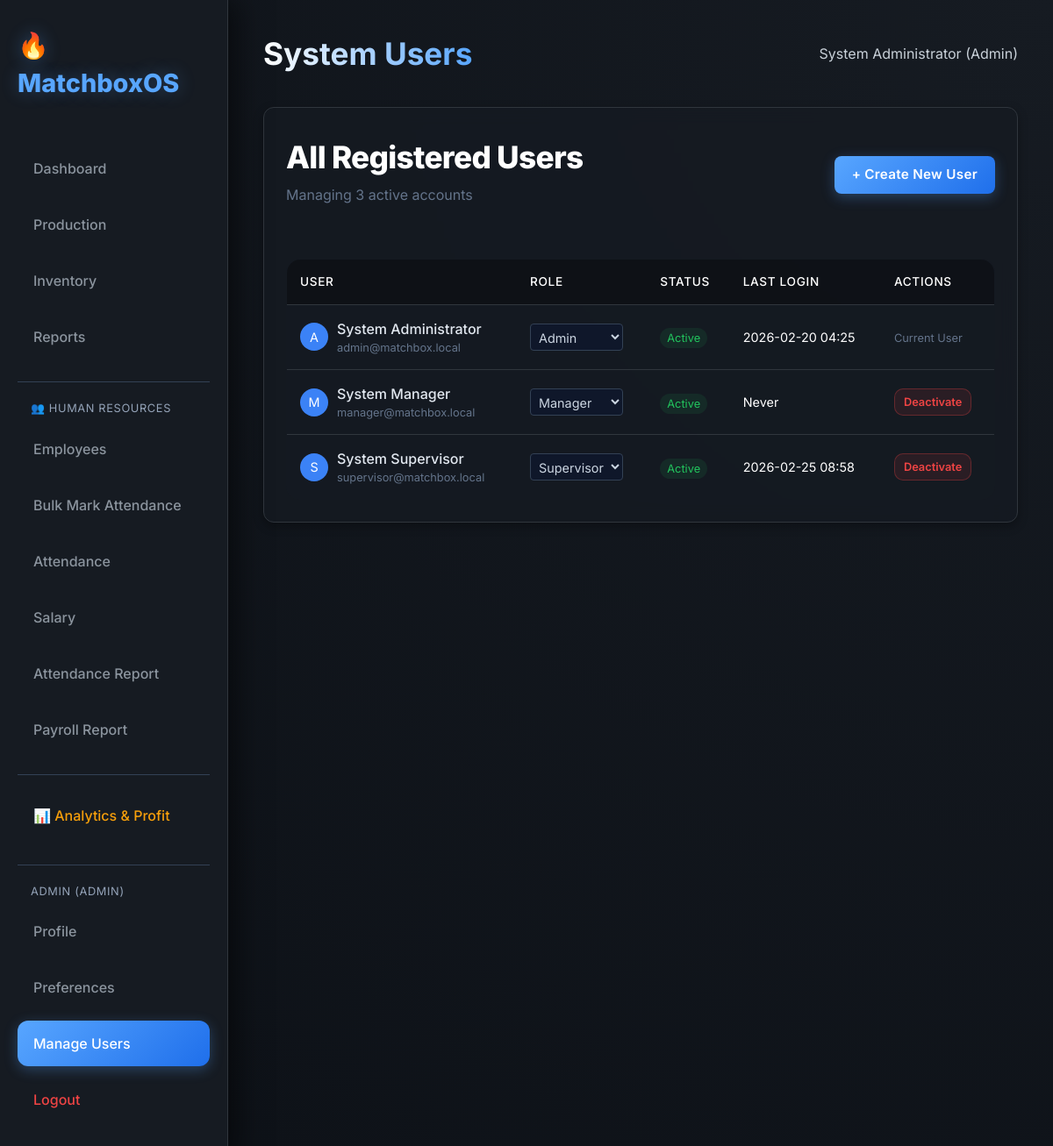
/auth/users (signed in), run on an earlier commit of the app's database.
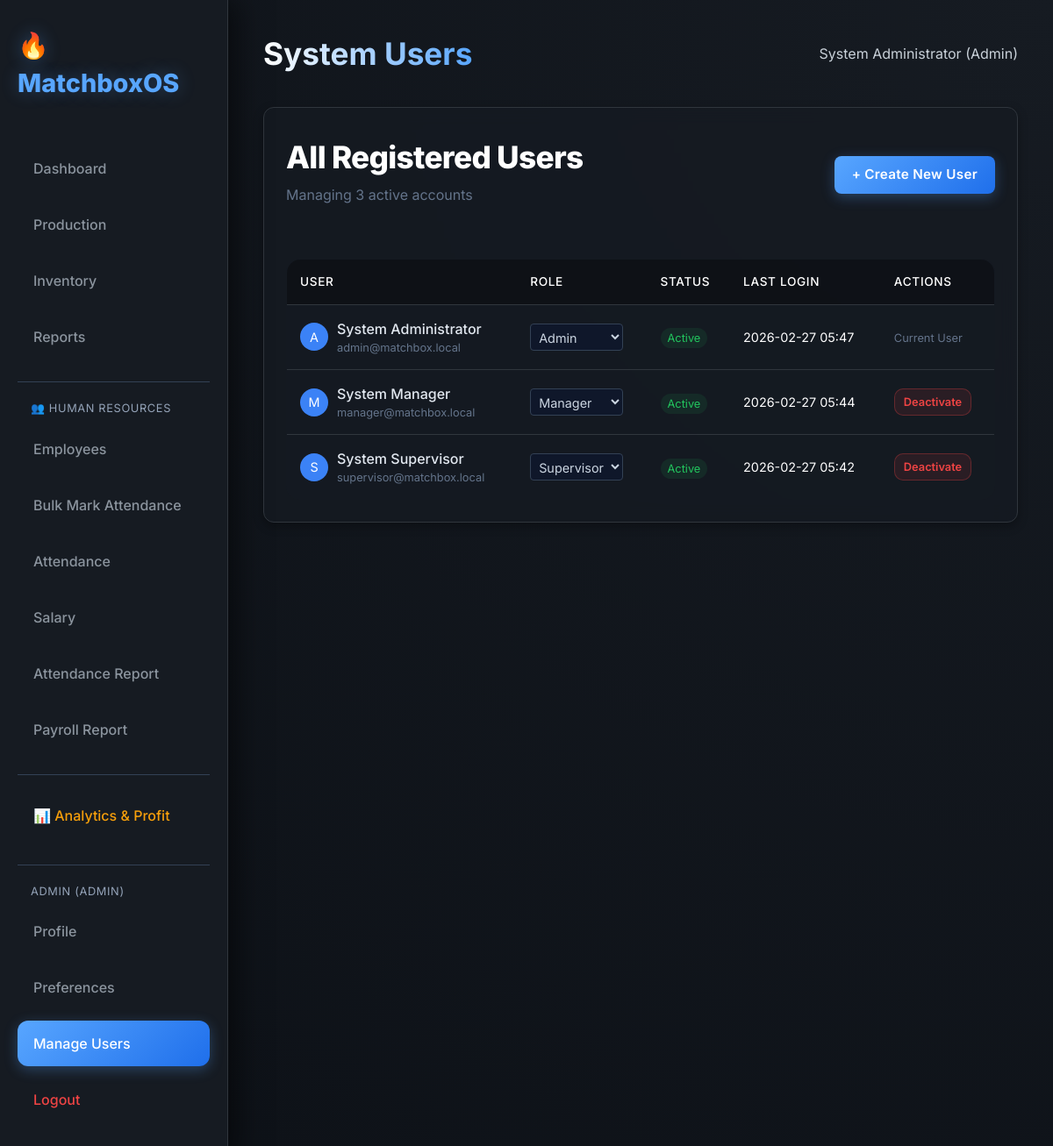
And on a later commit of the database.
### Payroll/auth_models.py (models this page shows, shortened)
class User(UserMixin, db.Model):
    __tablename__ = 'user'
    id = db.Column(db.Integer, primary_key=True)
    username = db.Column(db.String(80), unique=True, nullable=False, index=True)
    email = db.Column(db.String(120), unique=True, nullable=False, index=True)
    password_hash = db.Column(db.String(255), nullable=False)
    full_name = db.Column(db.String(100))
    role = db.Column(db.String(20), default='operator')  # admin, operator, viewer
    is_active = db.Column(db.Boolean, default=True)
    created_at = db.Column(db.DateTime, default=datetime.datetime.utcnow)
    last_login = db.Column(db.DateTime)
    def has_permission(self, permission):
        permissions = {
            'admin': ['view', 'create', 'edit', 'delete', 'manage_users', 'reports', 'analytics'],
            'manager': ['view', 'create', 'edit', 'reports'],
            'supervisor': ['view', 'create'],
            'operator': ['view', 'create', 'edit'],
            'viewer': ['view']
        }
        return permission in permissions.get(self.role, [])

### Payroll/auth_routes.py (the view)
@auth_bp.route('/users')
@login_required
def users():
    if not current_user.has_permission('manage_users'):
        flash('You do not have permission to access this page.', 'danger')
        return redirect(url_for('main.dashboard'))
    all_users = User.query.all()
    return render_template('auth/users.html', users=all_users)

### Payroll/app.py (called while the page is built)
@login_manager.user_loader
def load_user(user_id):
    return User.query.get(int(user_id))

### Payroll/templates/auth/users.html (shortened to what the changed rows need)
{% extends "base.html" %}
{% block header %}System Users{% endblock %}
{% block content %}
<div class="card">
    <div style="overflow-x: auto;">
        <table style="width: 100%; border-collapse: collapse;">
            <thead>
                <tr style="text-align: left; border-bottom: 1px solid #334155;">
                    <th style="padding: 15px; color: #94a3b8; font-weight: 500;">User</th>
                    <th style="padding: 15px; color: #94a3b8; font-weight: 500;">Role</th>
                    <th style="padding: 15px; color: #94a3b8; font-weight: 500;">Status</th>
                    <th style="padding: 15px; color: #94a3b8; font-weight: 500;">Last Login</th>
                    <th style="padding: 15px; color: #94a3b8; font-weight: 500;">Actions</th>
                </tr>
            </thead>
            <tbody>
                {% for user in users %}
                <tr style="border-bottom: 1px solid #1e293b;">
                    <td style="padding: 15px;">
                        <div style="display: flex; align-items: center; gap: 10px;">
                            <div
                                style="width: 32px; height: 32px; background: #3b82f6; border-radius: 50%; display: flex; align-items: center; justify-content: center; font-size: 0.9rem; color: white;">
                                {{ user.username[0]|upper }}
                            </div>
                            <div>
                                <div style="font-weight: 500; color: #e2e8f0;">{{ user.full_name }}</div>
                                <div style="font-size: 0.8rem; color: #64748b;">{{ user.email }}</div>
                            </div>
                        </div>
                    </td>
                    <td style="padding: 15px;">
                        <form method="POST" action="{{ url_for('auth.change_user_role', user_id=user.id) }}"
                            style="display: inline;">
                            <select name="role" onchange="this.form.submit()" {% if user.id==current_user.id
                                %}disabled{% endif %}
                                style="background: #0f172a; border: 1px solid #334155; color: #cbd5e1; padding: 5px; border-radius: 4px; font-size: 0.9rem;">
                                <option value="admin" {% if user.role=='admin' %}selected{% endif %}>Admin</option>
                                <option value="manager" {% if user.role=='manager' %}selected{% endif %}>Manager
                                </option>
                                <option value="supervisor" {% if user.role=='supervisor' %}selected{% endif %}>
                                    Supervisor</option>
                            </select>
                        </form>
                    </td>
                    <td style="padding: 15px;">
                        {% if user.is_active %}
                        <span
                            style="background: rgba(34, 197, 94, 0.1); color: #22c55e; padding: 4px 8px; border-radius: 12px; font-size: 0.8rem;">Active</span>
                        {% else %}
                        <span
                            style="background: rgba(239, 68, 68, 0.1); color: #ef4444; padding: 4px 8px; border-radius: 12px; font-size: 0.8rem;">Inactive</span>
                        {% endif %}
                    </td>
                    <td style="padding: 15px; color: #94a3b8; font-size: 0.9rem;">
                        {{ user.last_login.strftime('%Y-%m-%d %H:%M') if user.last_login else 'Never' }}
                    </td>
                    <td style="padding: 15px;">
                        {% if user.id != current_user.id %}
                        <form method="POST" action="{{ url_for('auth.toggle_user_active', user_id=user.id) }}"
                            style="display: inline;">
                            {% if user.is_active %}
                            <button type="submit" class="btn btn-sm btn-danger"
                                style="padding: 5px 10px; font-size: 0.8rem; background: rgba(239, 68, 68, 0.1); color: #ef4444; border: 1px solid rgba(239, 68, 68, 0.3);">
                                Deactivate
                            </button>
                            {% else %}
                            <button type="submit" class="btn btn-sm btn-success"
                                style="padding: 5px 10px; font-size: 0.8rem; background: rgba(34, 197, 94, 0.1); color: #22c55e; border: 1px solid rgba(34, 197, 94, 0.3);">
                                Activate
                            </button>
                            {% endif %}
                        </form>
                        {% else %}
                        <span style="color: #64748b; font-size: 0.8rem;">Current User</span>
                        {% endif %}
                    </td>
                </tr>
                {% endfor %}
            </tbody>
        </table>
    </div>
</div>
{% endblock %}

### Payroll/templates/base.html (shortened to what the changed rows need)
<!DOCTYPE html>
<html lang="en">
<head>
    <link href="https://cdn.jsdelivr.net/npm/bootstrap@5.3.0/dist/css/bootstrap.min.css" rel="stylesheet">
    <link rel="stylesheet" href="https://cdnjs.cloudflare.com/ajax/libs/font-awesome/6.4.0/css/all.min.css">
    <link rel="stylesheet" href="{{ url_for('static', filename='css/style.css') }}?v=999999">
</head>
<body>
    <div class="sidebar">
        <nav>
            <div style="margin-top: 30px; border-top: 1px solid #334155; padding-top: 20px;">
                {% if current_user.is_authenticated %}
                <div
                    style="color: #94a3b8; font-size: 0.8rem; padding: 0 15px 10px; text-transform: uppercase; letter-spacing: 0.05em;">
                    {{ current_user.username }} ({{ current_user.role }})
                </div>
                <a href="{{ url_for('auth.profile') }}"
                    class="nav-link {% if request.endpoint == 'auth.profile' %}active{% endif %}">Profile</a>
                <a href="{{ url_for('auth.preferences') }}"
                    class="nav-link {% if request.endpoint == 'auth.preferences' %}active{% endif %}">Preferences</a>
                {% if current_user.has_permission('manage_users') %}
                <a href="{{ url_for('auth.users') }}"
                    class="nav-link {% if request.endpoint == 'auth.users' %}active{% endif %}">Manage Users</a>
                {% endif %}
                <a href="{{ url_for('auth.logout') }}" class="nav-link" style="color: #ef4444;">Logout</a>
                {% else %}
                <a href="{{ url_for('auth.login') }}"
                    class="nav-link {% if request.endpoint == 'auth.login' %}active{% endif %}">Login</a>
                {% endif %}
            </div>
        </nav>
    </div>
    <div class="main-content">
        <header>
            <h1>{% block header %}Dashboard{% endblock %}</h1>
            <div class="user-profile">
                {% if current_user.is_authenticated %}
                {{ current_user.full_name or current_user.username }} ({{ current_user.role|capitalize }})
                {% else %}
                Guest
                {% endif %}
            </div>
        </header>
        {% block content %}{% endblock %}
    </div>
</body>
</html>

What changed in the data, as far as the page shows it:
changed User "System Administrator": last_login "2026-02-20 04:25" → "2026-02-27 05:47"
changed User "System Manager": last_login "Never" → "2026-02-27 05:44"
changed User "System Supervisor": last_login "2026-02-25 08:58" → "2026-02-27 05:42"
